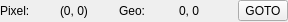
<?xml version="1.0" encoding="UTF-8"?>
<ui version="4.0">
 <class>ImageCoordsWidget</class>
 <widget class="QWidget" name="ImageCoordsWidget">
  <property name="geometry">
   <rect>
    <x>0</x>
    <y>0</y>
    <width>288</width>
    <height>22</height>
   </rect>
  </property>
  <property name="sizePolicy">
   <sizepolicy hsizetype="Maximum" vsizetype="Preferred">
    <horstretch>0</horstretch>
    <verstretch>0</verstretch>
   </sizepolicy>
  </property>
  <property name="windowTitle">
   <string>Form</string>
  </property>
  <layout class="QGridLayout" name="gridLayout" columnstretch="0,0,0,0,0">
   <property name="leftMargin">
    <number>0</number>
   </property>
   <property name="topMargin">
    <number>0</number>
   </property>
   <property name="rightMargin">
    <number>0</number>
   </property>
   <property name="bottomMargin">
    <number>0</number>
   </property>
   <property name="horizontalSpacing">
    <number>-1</number>
   </property>
   <property name="verticalSpacing">
    <number>0</number>
   </property>
   <item row="0" column="3">
    <widget class="QLabel" name="lbl_geo_coords">
     <property name="text">
      <string>0, 0</string>
     </property>
    </widget>
   </item>
   <item row="0" column="4">
    <widget class="QToolButton" name="tbtn_geo_goto">
     <property name="text">
      <string>GOTO</string>
     </property>
    </widget>
   </item>
   <item row="0" column="1">
    <widget class="QLabel" name="lbl_pixel_coords">
     <property name="text">
      <string>(0, 0)</string>
     </property>
    </widget>
   </item>
   <item row="0" column="0">
    <widget class="QLabel" name="lbl_pixel">
     <property name="text">
      <string>Pixel:</string>
     </property>
    </widget>
   </item>
   <item row="0" column="2">
    <widget class="QLabel" name="lbl_geo">
     <property name="text">
      <string>Geo:</string>
     </property>
    </widget>
   </item>
  </layout>
 </widget>
 <resources/>
 <connections/>
</ui>
